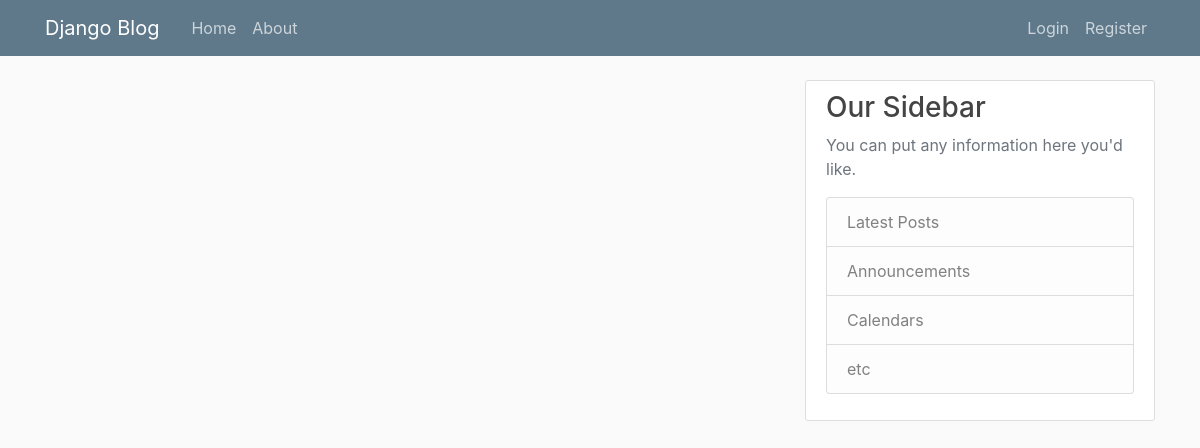
/, run on an earlier commit of the app's database.
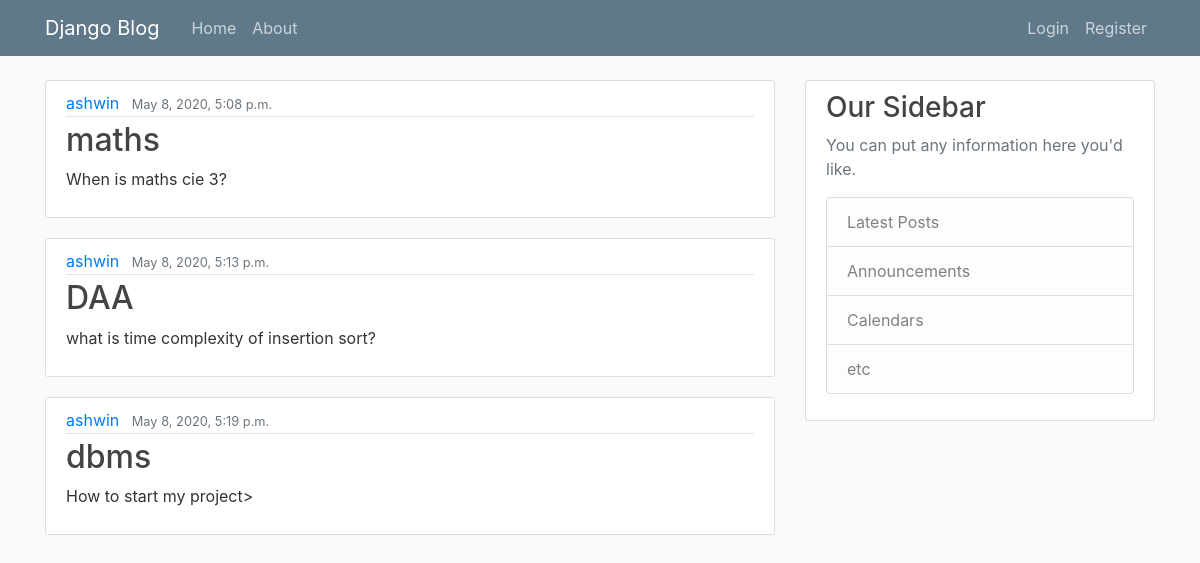
And on a later commit of the database.
### student_home/models.py (models this page shows, shortened)
class Question(models.Model):
    poster = models.ForeignKey(User, on_delete=models.CASCADE)
    subject = models.CharField(max_length=15)
    question_text = models.TextField()
    date_posted = models.DateTimeField(default=timezone.now)

### student_home/views.py (the view)
# urls.py: 2. Add a URL to urlpatterns:  path('', views.home, name='home')
def home(request):
    questions = {
        'posts': Question.objects.all()
    }
    return render(request, 'student_home/student-home.html',questions)

### student_home/templates/student_home/student-home.html
{% extends "student_home/base.html" %}
{% block content %}
    {% for post in posts %}
    <article class="media content-section">
        <div class="media-body">
          <div class="article-metadata">
            <a class="mr-2" href="#">{{ post.poster }}</a>
            <small class="text-muted">{{ post.date_posted }}</small>
          </div>
          <h2><a class="article-title" href="#">{{ post.subject }}</a></h2>
          <p class="article-content">{{ post.question_text }}</p>
        </div>
      </article>
      {% endfor %}
{% endblock %}

### student_home/templates/student_home/base.html (shortened to what this page needs)
{% load static %}
<!DOCTYPE html>
<html>
<head>
     <link rel="stylesheet" href="https://maxcdn.bootstrapcdn.com/bootstrap/4.0.0/css/bootstrap.min.css">
    <link rel="stylesheet" type="text/css" href="{% static 'student_home/main.css' %}">
</head>
<body>
    <header class="site-header">
        <nav class="navbar navbar-expand-md navbar-dark bg-steel fixed-top">
          <div class="container">
            <a class="navbar-brand mr-4" href="/">Django Blog</a>
            <div class="collapse navbar-collapse" id="navbarToggle">
              <div class="navbar-nav mr-auto">
                <a class="nav-item nav-link" href="{% url 'student_home' %}">Home</a>
                <a class="nav-item nav-link" href="{% url 'student_about' %}">About</a>
              </div>
              <div class="navbar-nav">
                {% if user.is_authenticated %}
                <a class="nav-item nav-link" href="{% url 'profile' %}">Profile</a>
                <a class="nav-item nav-link" href="{% url 'logout' %}">Logout</a>
                {% else %}
                <a class="nav-item nav-link" href="{% url 'login' %}">Login</a>
                <a class="nav-item nav-link" href="{% url 'register' %}">Register</a>
                {% endif %}
              </div>
            </div>
          </div>
        </nav>
      </header>
      <main role="main" class="container">
        <div class="row">
          <div class="col-md-8">
            {% block content %}{% endblock %}
          </div>
          <div class="col-md-4">
            <div class="content-section">
              <h3>Our Sidebar</h3>
              <p class='text-muted'>You can put any information here you'd like.
                <ul class="list-group">
                  <li class="list-group-item list-group-item-light">Latest Posts</li>
                  <li class="list-group-item list-group-item-light">Announcements</li>
                  <li class="list-group-item list-group-item-light">Calendars</li>
                  <li class="list-group-item list-group-item-light">etc</li>
                </ul>
              </p>
            </div>
          </div>
        </div>
      </main>
</body>
</html>

### student_home/static/student_home/main.css (style rules this page uses)
body { background: #fafafa; color: #333333; margin-top: 5rem; }
h1, h2, h3, h4, h5, h6 { color: #444444; }
ul { margin: 0; }
.bg-steel { background-color: #5f788a; }
.site-header .navbar-nav .nav-link { color: #cbd5db; }
.content-section { background: #ffffff; padding: 10px 20px; border: 1px solid #dddddd; border-radius: 3px; margin-bottom: 20px; }
.article-title { color: #444444; }
.article-content { white-space: pre-line; }
.article-metadata { padding-bottom: 1px; margin-bottom: 4px; border-bottom: 1px solid #e3e3e3 }

What changed in the data, as far as the page shows it:
added Question: poster "ashwin", date_posted "May 8, 2020, 5:08 p.m.", subject "maths", question_text "When is maths cie 3?"
added Question: poster "ashwin", date_posted "May 8, 2020, 5:13 p.m.", subject "DAA", question_text "what is time complexity of insertion sort?"
added Question: poster "ashwin", date_posted "May 8, 2020, 5:19 p.m.", subject "dbms", question_text "How to start my project>"
